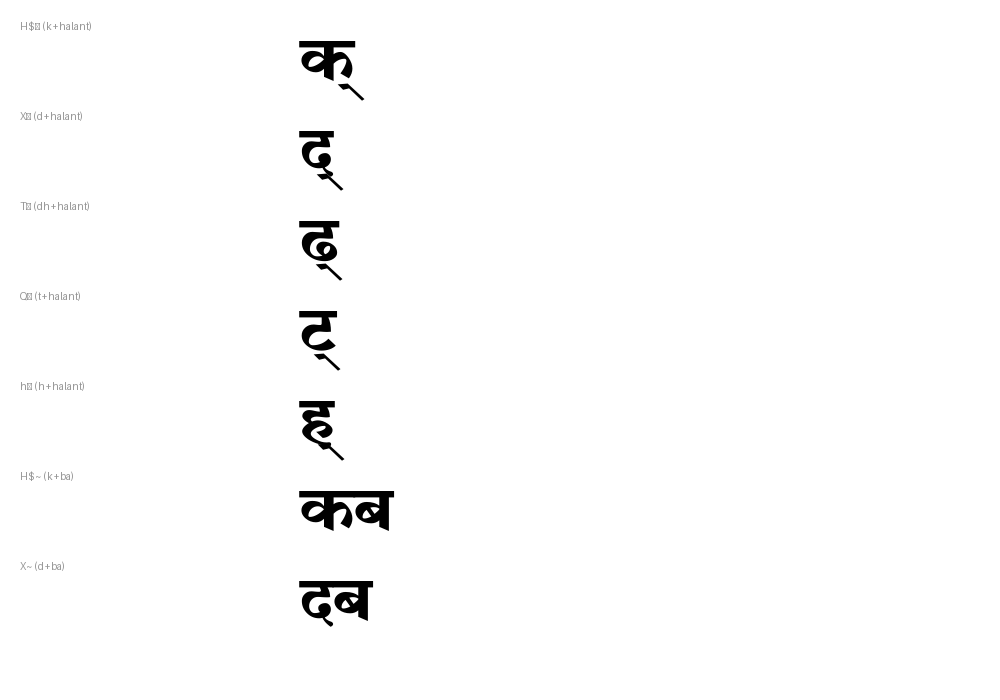

Write Python code to recreate this figure.
from PIL import Image, ImageDraw, ImageFont

font_path = "/home/samuelvictor/Downloads/Shreelipi_4642.TTF"
font = ImageFont.truetype(font_path, 80)

# Render characters with ² (0xB2) vs ~ (0x7E)
items = [
    ("H$² (k+halant)", "H$²"),
    ("X² (d+halant)", "X²"),
    ("T² (dh+halant)", "T²>"),
    ("Q² (t+halant)", "Q²>"),
    ("h² (h+halant)", "h²"),
    ("H$~ (k+ba)", "H$~"),
    ("X~ (d+ba)", "X~"),
]

img = Image.new('RGB', (1000, len(items)*100), color=(255, 255, 255))
draw = ImageDraw.Draw(img)

y = 20
for label, txt in items:
    draw.text((20, y), label, fill=(150, 150, 150))
    draw.text((300, y), txt, font=font, fill=(0, 0, 0))
    y += 90

img.save("scratch/check_sup2.png")
print("Saved scratch/check_sup2.png")
